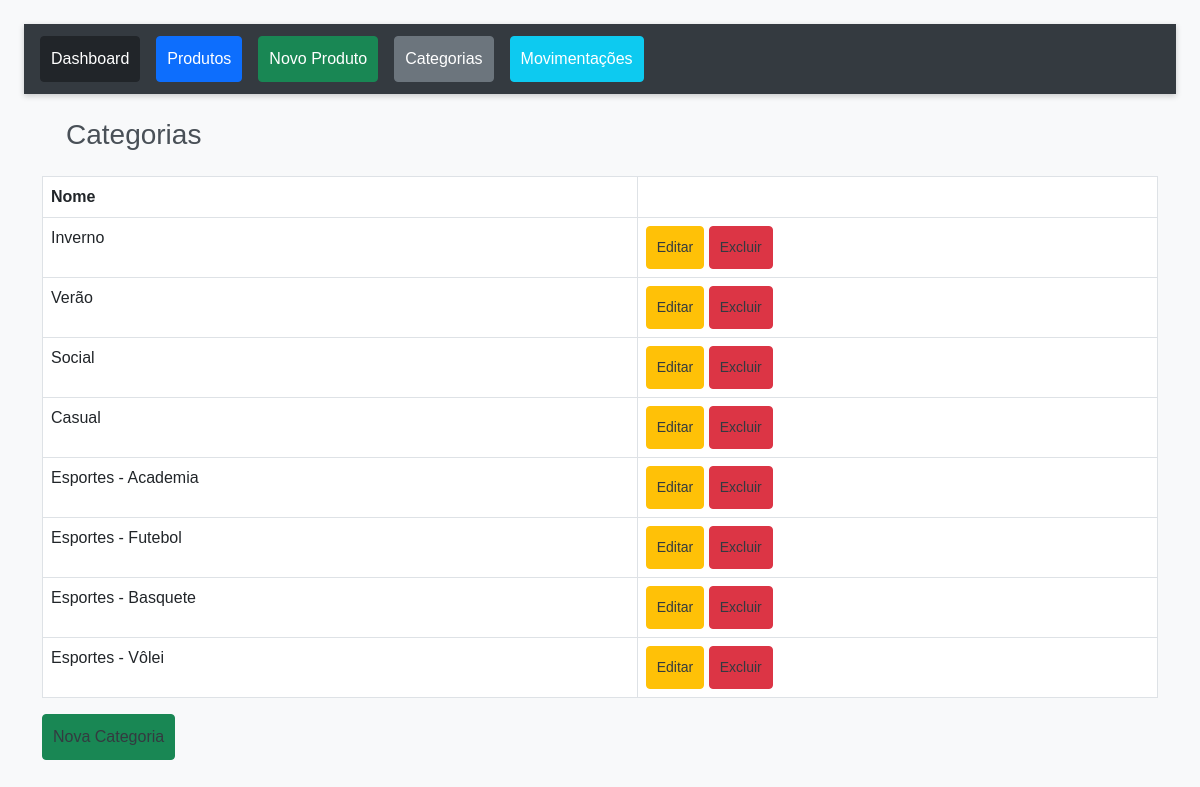
The page /estoque/categorias/ on the database its author committed.
### estoque/models.py (models this page shows, shortened)
class Categoria(models.Model):
    nome = models.CharField('Nome', max_length=50, unique=True)

### estoque/views.py (the view)
# urls.py: path('categorias/', views.CategoriaListView.as_view(), name='categoria_lista'),
class CategoriaListView(ListView):
    model = Categoria
    template_name = 'estoque/categoria_list.html'
    context_object_name = 'categorias'

### estoque/templates/estoque/categoria_list.html (shortened to what this page needs)
{% extends "estoque/base.html" %}
{% block content %}
  <h1>Categorias</h1>
  <table class="table">
    <thead>
      <tr>
        <th>Nome</th>
        <th></th>
      </tr>
    </thead>
    <tbody>
      {% for cat in categorias %}
      <tr>
        <td>{{ cat.nome }}</td>
        <td>
          <a href="{% url 'estoque:categoria_editar' cat.pk %}" class="btn btn-sm btn-warning">Editar</a>
          <a href="{% url 'estoque:categoria_excluir' cat.pk %}" class="btn btn-sm btn-danger">Excluir</a>
        </td>
      </tr>
      {% empty %}
      <tr><td colspan="6">Nenhuma categoria cadastrado.</td></tr>
      {% endfor %}
    </tbody>
  </table>
  <a class="btn btn-success mb-3" href="{% url 'estoque:categoria_novo' %}">Nova Categoria</a>
{% endblock %}

### estoque/static/estoque/css/style.css (style rules this page uses)
body { background-color: #f8f9fa; font-family: Arial, sans-serif; color: #343a40; margin: 0; padding: 0; }
.btn { border-radius: 4px; transition: background-color .2s ease; text-decoration: none; padding: 10px; color:#343a40 }
table { width: 100%; border-collapse: collapse; margin-bottom: 1rem; }
table th, table td { padding: .75rem; border: 1px solid #dee2e6; }
table tbody tr:nth-child(odd) { background-color: #e9ecef; }
h1 { margin-bottom: 1.5rem; margin-left: 1.5rem; font-size: 1.75rem; color: #495057; }

### rows shown on the page
Categoria: nome "Inverno"
Categoria: nome "Verão"
Categoria: nome "Social"
Categoria: nome "Casual"
Categoria: nome "Esportes - Academia"
Categoria: nome "Esportes - Futebol"
Categoria: nome "Esportes - Basquete"
Categoria: nome "Esportes - Vôlei"
